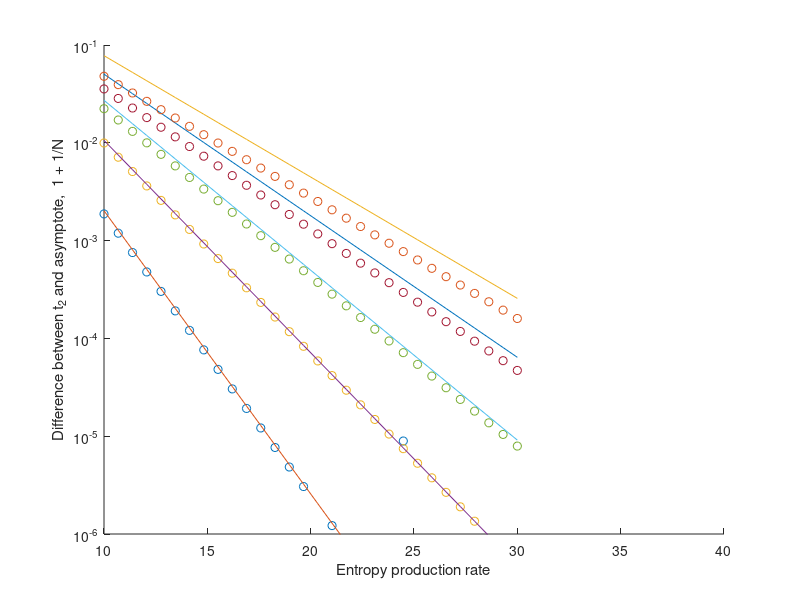

Write the MATLAB code that produced this figure. (Note: this script raises an error after producing the figure.)
% This script produces some of the asymptotic figures from the
% supplementary. First we check the convergence to the asymptotic
% expression for fixed N, sig-> infinity, then we check the convergence for
% fixed sig as N -> infinity.

%% Check asymptotics as sig->infinity 
clear
load large_s
for i = 2:6
    hold on
    plot(sig_est(:,1),(sig_est(:,i)-1 - 1/i),'o');    
    plot(sig_est(:,1),exp(-2*sig_est(:,1)/(i+1))*(i^2+i-2)/(i^2) * 2^(2/(i+1)),'-');

end
xlim([10,40])
ylim([1e-6,0.1])
set(gca, 'YScale', 'log')
xlabel('Entropy production rate')
ylabel('Difference between t_2 and asymptote,  1 + 1/N')
saveas(gcf,'large_sig.pdf')

%% Check asymptotics as N -> infinity
clear
load n_conv
for k = 1:size(sig_est,1)
s = s_extrap(sig_est(k,12:18),12:18);
hold on
plot(2:18,abs(sig_est(k,2:18)-s))
end
set(gca, 'YScale', 'log')
xlabel('Number of internal states')
ylabel('Estimated difference between finite N and extrapolated value')
saveas(gcf,'converge_n.pdf')